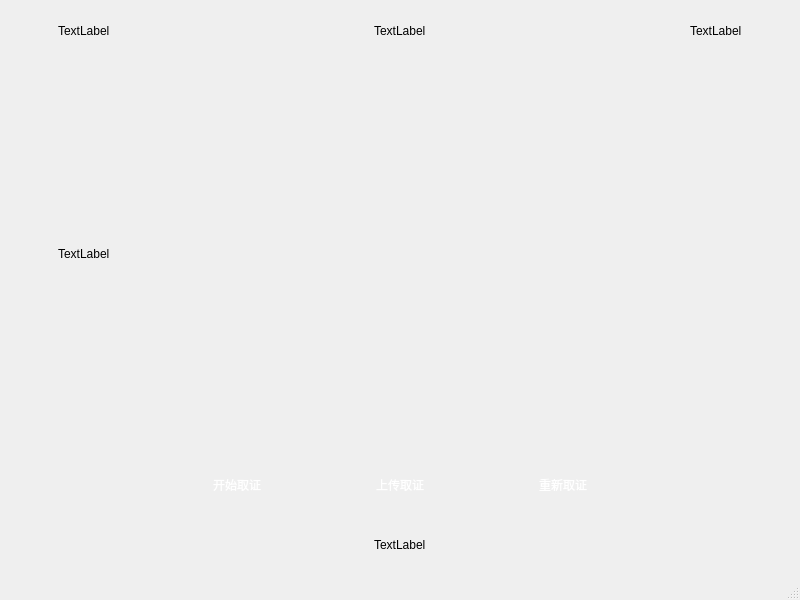
<?xml version="1.0" encoding="UTF-8"?>
<ui version="4.0">
 <class>Camera</class>
 <widget class="QMainWindow" name="Camera">
  <property name="geometry">
   <rect>
    <x>0</x>
    <y>0</y>
    <width>800</width>
    <height>600</height>
   </rect>
  </property>
  <property name="windowTitle">
   <string>MainWindow</string>
  </property>
  <property name="windowIcon">
   <iconset resource="../Icon.qrc">
    <normaloff>:/new/prefix1/Icon/Titleicon.ico</normaloff>:/new/prefix1/Icon/Titleicon.ico</iconset>
  </property>
  <widget class="QWidget" name="centralwidget">
   <layout class="QVBoxLayout" name="verticalLayout">
    <item>
     <widget class="QWidget" name="display_widget" native="true">
      <property name="maximumSize">
       <size>
        <width>16777215</width>
        <height>43</height>
       </size>
      </property>
      <property name="styleSheet">
       <string notr="true">background-image: url(:/new/prefix1/Icon/cameraTop.png);</string>
      </property>
      <layout class="QHBoxLayout" name="horizontalLayout">
       <item>
        <spacer name="horizontalSpacer">
         <property name="orientation">
          <enum>Qt::Horizontal</enum>
         </property>
         <property name="sizeType">
          <enum>QSizePolicy::Minimum</enum>
         </property>
         <property name="sizeHint" stdset="0">
          <size>
           <width>40</width>
           <height>20</height>
          </size>
         </property>
        </spacer>
       </item>
       <item>
        <widget class="QLabel" name="label_currenttime">
         <property name="text">
          <string>TextLabel</string>
         </property>
        </widget>
       </item>
       <item>
        <spacer name="horizontalSpacer_14">
         <property name="orientation">
          <enum>Qt::Horizontal</enum>
         </property>
         <property name="sizeHint" stdset="0">
          <size>
           <width>40</width>
           <height>20</height>
          </size>
         </property>
        </spacer>
       </item>
       <item>
        <widget class="QLabel" name="label">
         <property name="text">
          <string>TextLabel</string>
         </property>
        </widget>
       </item>
       <item>
        <spacer name="horizontalSpacer_13">
         <property name="orientation">
          <enum>Qt::Horizontal</enum>
         </property>
         <property name="sizeHint" stdset="0">
          <size>
           <width>40</width>
           <height>20</height>
          </size>
         </property>
        </spacer>
       </item>
       <item>
        <widget class="QLabel" name="label_tip">
         <property name="text">
          <string>TextLabel</string>
         </property>
        </widget>
       </item>
       <item>
        <spacer name="horizontalSpacer_2">
         <property name="orientation">
          <enum>Qt::Horizontal</enum>
         </property>
         <property name="sizeType">
          <enum>QSizePolicy::Minimum</enum>
         </property>
         <property name="sizeHint" stdset="0">
          <size>
           <width>40</width>
           <height>20</height>
          </size>
         </property>
        </spacer>
       </item>
      </layout>
     </widget>
    </item>
    <item>
     <widget class="QWidget" name="photo_widget" native="true">
      <layout class="QHBoxLayout" name="horizontalLayout_4" stretch="0,0,0">
       <property name="spacing">
        <number>7</number>
       </property>
       <item>
        <spacer name="horizontalSpacer_11">
         <property name="orientation">
          <enum>Qt::Horizontal</enum>
         </property>
         <property name="sizeType">
          <enum>QSizePolicy::Minimum</enum>
         </property>
         <property name="sizeHint" stdset="0">
          <size>
           <width>40</width>
           <height>20</height>
          </size>
         </property>
        </spacer>
       </item>
       <item>
        <widget class="QLabel" name="label_display">
         <property name="styleSheet">
          <string notr="true">background-image: url(:/new/prefix1/Icon/camera.png);</string>
         </property>
         <property name="text">
          <string>TextLabel</string>
         </property>
        </widget>
       </item>
       <item>
        <spacer name="horizontalSpacer_12">
         <property name="orientation">
          <enum>Qt::Horizontal</enum>
         </property>
         <property name="sizeType">
          <enum>QSizePolicy::Minimum</enum>
         </property>
         <property name="sizeHint" stdset="0">
          <size>
           <width>40</width>
           <height>20</height>
          </size>
         </property>
        </spacer>
       </item>
      </layout>
     </widget>
    </item>
    <item>
     <widget class="QWidget" name="option_widget" native="true">
      <property name="maximumSize">
       <size>
        <width>16777215</width>
        <height>60</height>
       </size>
      </property>
      <layout class="QVBoxLayout" name="verticalLayout_2">
       <item>
        <layout class="QHBoxLayout" name="horizontalLayout_2">
         <item>
          <spacer name="horizontalSpacer_3">
           <property name="orientation">
            <enum>Qt::Horizontal</enum>
           </property>
           <property name="sizeHint" stdset="0">
            <size>
             <width>40</width>
             <height>20</height>
            </size>
           </property>
          </spacer>
         </item>
         <item>
          <spacer name="horizontalSpacer_7">
           <property name="orientation">
            <enum>Qt::Horizontal</enum>
           </property>
           <property name="sizeHint" stdset="0">
            <size>
             <width>40</width>
             <height>20</height>
            </size>
           </property>
          </spacer>
         </item>
         <item>
          <widget class="QPushButton" name="BtnStart">
           <property name="maximumSize">
            <size>
             <width>75</width>
             <height>36</height>
            </size>
           </property>
           <property name="styleSheet">
            <string notr="true">background-image: url(:/new/prefix1/Icon/button.png);
border-style: none;
padding-left: 8px;
padding-top: 8px;
padding-right: 8px;
padding-bottom: 8px;
color:white;</string>
           </property>
           <property name="text">
            <string>开始取证</string>
           </property>
          </widget>
         </item>
         <item>
          <spacer name="horizontalSpacer_5">
           <property name="orientation">
            <enum>Qt::Horizontal</enum>
           </property>
           <property name="sizeHint" stdset="0">
            <size>
             <width>40</width>
             <height>20</height>
            </size>
           </property>
          </spacer>
         </item>
         <item>
          <widget class="QPushButton" name="BtnUpload">
           <property name="maximumSize">
            <size>
             <width>75</width>
             <height>36</height>
            </size>
           </property>
           <property name="styleSheet">
            <string notr="true">background-image: url(:/new/prefix1/Icon/button.png);
border-style: none;
padding-left: 8px;
padding-top: 8px;
padding-right: 8px;
padding-bottom: 8px;
color:white;</string>
           </property>
           <property name="text">
            <string>上传取证</string>
           </property>
          </widget>
         </item>
         <item>
          <spacer name="horizontalSpacer_6">
           <property name="orientation">
            <enum>Qt::Horizontal</enum>
           </property>
           <property name="sizeHint" stdset="0">
            <size>
             <width>40</width>
             <height>20</height>
            </size>
           </property>
          </spacer>
         </item>
         <item>
          <widget class="QPushButton" name="BtnReload">
           <property name="maximumSize">
            <size>
             <width>75</width>
             <height>36</height>
            </size>
           </property>
           <property name="styleSheet">
            <string notr="true">background-image: url(:/new/prefix1/Icon/button.png);
border-style: none;
padding-left: 8px;
padding-top: 8px;
padding-right: 8px;
padding-bottom: 8px;
color:white;</string>
           </property>
           <property name="text">
            <string>重新取证</string>
           </property>
          </widget>
         </item>
         <item>
          <spacer name="horizontalSpacer_4">
           <property name="orientation">
            <enum>Qt::Horizontal</enum>
           </property>
           <property name="sizeHint" stdset="0">
            <size>
             <width>40</width>
             <height>20</height>
            </size>
           </property>
          </spacer>
         </item>
         <item>
          <spacer name="horizontalSpacer_8">
           <property name="orientation">
            <enum>Qt::Horizontal</enum>
           </property>
           <property name="sizeHint" stdset="0">
            <size>
             <width>40</width>
             <height>20</height>
            </size>
           </property>
          </spacer>
         </item>
        </layout>
       </item>
      </layout>
     </widget>
    </item>
    <item>
     <widget class="QWidget" name="point_widget" native="true">
      <property name="maximumSize">
       <size>
        <width>16777215</width>
        <height>48</height>
       </size>
      </property>
      <layout class="QHBoxLayout" name="horizontalLayout_3">
       <item>
        <spacer name="horizontalSpacer_9">
         <property name="orientation">
          <enum>Qt::Horizontal</enum>
         </property>
         <property name="sizeHint" stdset="0">
          <size>
           <width>40</width>
           <height>20</height>
          </size>
         </property>
        </spacer>
       </item>
       <item>
        <widget class="QLabel" name="label_point">
         <property name="text">
          <string>TextLabel</string>
         </property>
        </widget>
       </item>
       <item>
        <spacer name="horizontalSpacer_10">
         <property name="orientation">
          <enum>Qt::Horizontal</enum>
         </property>
         <property name="sizeHint" stdset="0">
          <size>
           <width>40</width>
           <height>20</height>
          </size>
         </property>
        </spacer>
       </item>
      </layout>
     </widget>
    </item>
   </layout>
  </widget>
  <widget class="QMenuBar" name="menubar">
   <property name="geometry">
    <rect>
     <x>0</x>
     <y>0</y>
     <width>800</width>
     <height>26</height>
    </rect>
   </property>
  </widget>
  <widget class="QStatusBar" name="statusbar"/>
 </widget>
 <resources>
  <include location="../Icon.qrc"/>
 </resources>
 <connections/>
</ui>
